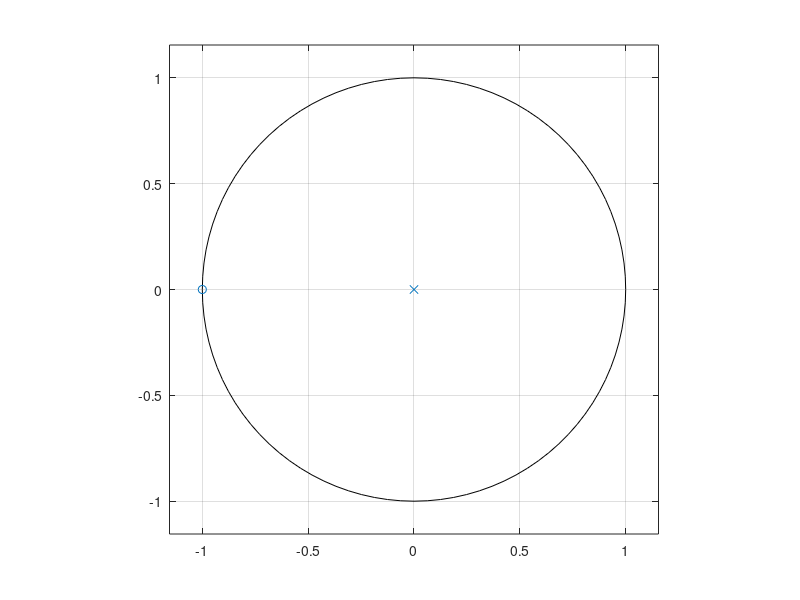
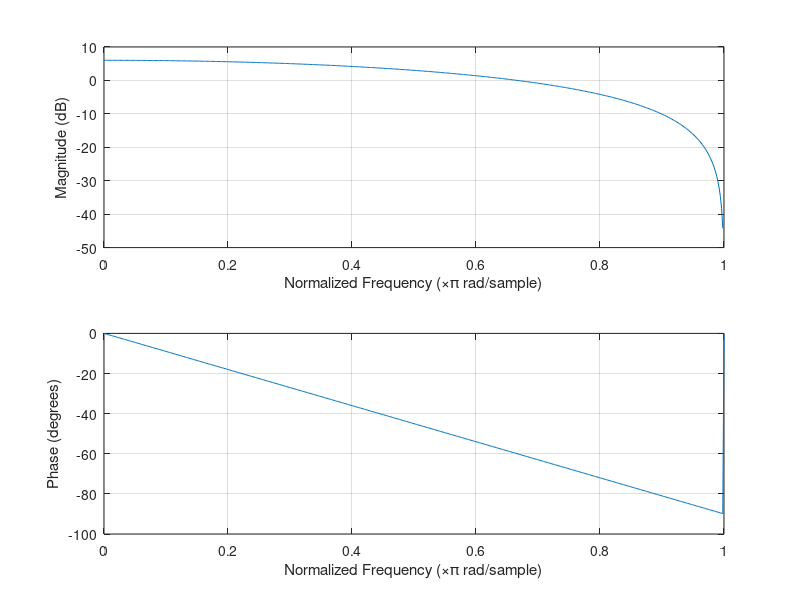
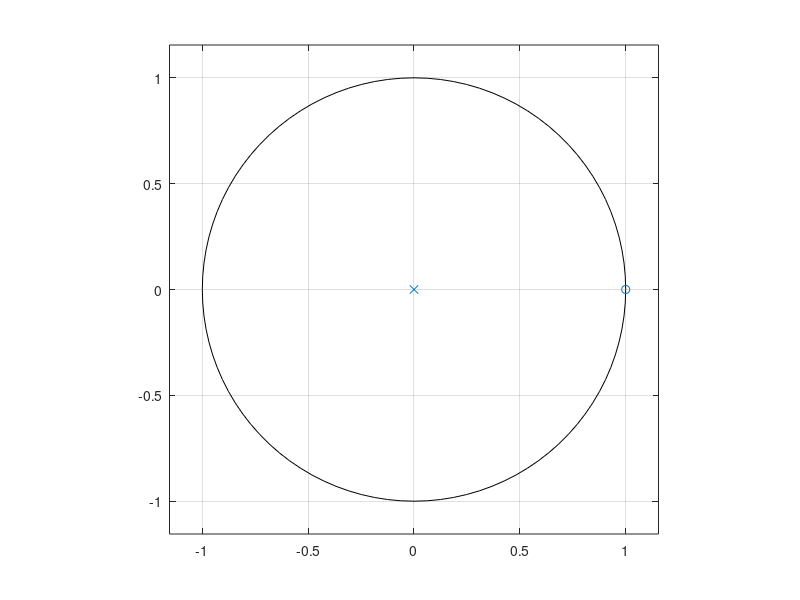
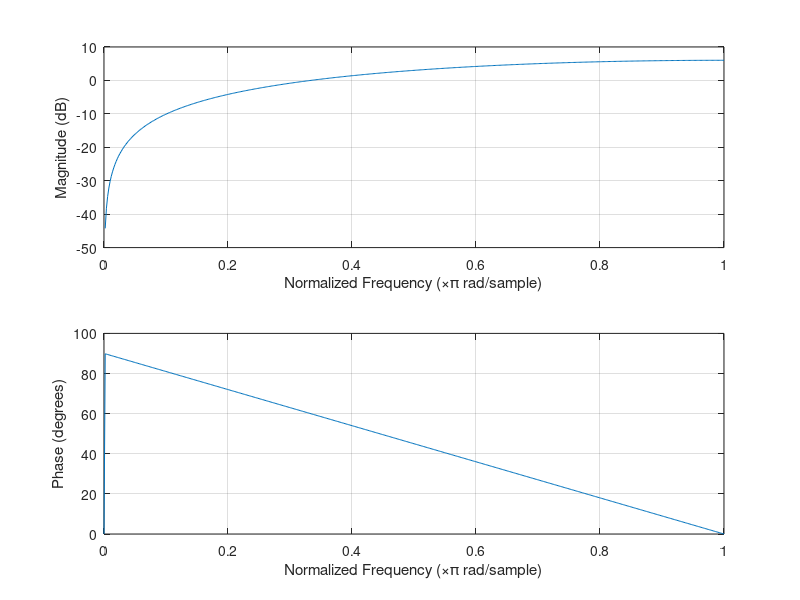

MATLAB code for these plots, in order: (Note: this script raises an error after producing the figures.)
% Exercise 1.1
clear all;
clc
close all;

%% Filter of order 3
zero3 = roots([1,1,1,1]);
pole3 = roots([1,0,0,0]);

%% Filter of order 5
zero5 = roots([1,1,1,1,1,1]);
pole5 = roots([1,0,0,0,0,0]);

%% Plot zplane
% First for order 3
figure(1);
zplane(zero3,pole3)
figure(2);
B3 = poly(zero3);
A3 = poly(pole3);
freqz(B3, A3);
% Then for order 5
figure(3);
zplane(zero5,pole5);
figure(4);
B5 = poly(zero5);
A5 = poly(pole5);
freqz(B5, A5);

%% Moving average order 3
close all;
zero3 = roots(1/(3+1)*[1,1,1,1]);
pole3 = roots([1,0,0,0]);

%% Moving average order 5
zero5 = roots(1/(5+1)*[1,1,1,1,1,1]);
pole5 = roots([1,0,0,0,0,0]);

%% Plot zplane
% First for order 3
figure(1);
zplane(zero3,pole3)
figure(2);
B3 = poly(zero3);
A3 = poly(pole3);
freqz(B3, A3);
% Then for order 5
figure(3);
zplane(zero5,pole5);
figure(4);
B5 = poly(zero5);
A5 = poly(pole5);
freqz(B5, A5);
% Interchange poles and zeros

%% Place zeros
zero = [exp(j*0.1*pi) exp(-j*0.1*pi) exp(j*0.1*pi) exp(-j*0.1*pi)]';
B = poly(zero);
A = 1;
figure(1);
zplane(zero);
figure(2);
freqz(B, A);

%% Place poles with a distance R
R = 0.99;
pole = R*zero;
A = poly(pole);
figure(3);
zplane(zero,pole);
figure(4);
freqz(B, A);

%% Exercise 1.2
% Clear variables and command window
%clear all;
clc;
close all;
%%
% For lowpass set zero = -1 and pole = 0;
fs = 1000;
zero = -1;
pole = 0;
A_low = poly(pole);
B_low = poly(zero);
% Plot the zplane and frequency
figure(1);
zplane(zero,pole);
figure(2);
freqz(B_low, A_low);
% For highpass set zero = 1 and pole = 0;
zero = 1;
pole = 0;
A_high = poly(pole);
B_high = poly(zero);
% Plot the zplane and frequency
figure(3);
zplane(zero,pole);
figure(4);
freqz(B_high, A_high);
% Choose to put poles and zeros on top of each other or same distance from
% the unit circle
r = 1.1;
q = 1/r;
phi=[0, 0.4, 0.8, -0.4, -0.8]*pi;
zero5=r*exp(1i*phi);
pole5=q*exp(1i*phi);
A_allpass = poly(pole5);
B_allpass = poly(zero5);
% Plot the zplane and frequency
figure(5);
zplane(zero5',pole5');
figure(6);
freqz(B_allpass, A_allpass,512,fs);
ylim([-20 5]);

%% Create sinusoid:
f = 20;
[t, sinusoid] = generate_sinusoid(1,f,0,fs,1);
% Lowpass filter sinusoid
sinusoid_low = real(filter(B_low,A_low,sinusoid));
% Plot the alpass filtered sinusoid
figure(1);
plot(t,sinusoid,'r');
hold on;
plot(t,sinusoid_low,'b');
legend('Signal','Filtered signal');
hold off;
xlim([0 1/f*4]);

% Highpass filter sinusoid
sinusoid_high = real(filter(B_high,A_high,sinusoid));
% Plot the alpass filtered sinusoid
figure(2);
plot(t,sinusoid,'r');
hold on;
plot(t,sinusoid_high,'b');
legend('Signal','Filtered signal');
hold off;
xlim([0 1/f*4]);

% Allpass filter sinusoid
sinusoid_allpass = real(filter(B_allpass,A_allpass,sinusoid));
% Plot the alpass filtered sinusoid
figure(3);
plot(t,sinusoid,'r');
hold on;
plot(t,sinusoid_allpass,'b');
legend('Signal','Filtered signal');
hold off;
xlim([0 1/f*4]);
%% Read sound file
filename = 'x.wav';
[soundsignal, fs] = audioread(filename);
dur = length(soundsignal)/fs;
t = 0:1/fs:dur-1/fs;
% Play the sound file
sound(soundsignal,fs);
pause(dur);


%% Filter soundsignal
%NOTE: the filter are the same, since they scale with the sampling
%frequency!
% Lowpass filter soundsignal
soundsignal_low = real(filter(B_low,A_low,soundsignal));
% Plot the alpass filtered soundsignal
figure(1);
plot(t,soundsignal_low,'b');
hold on;
plot(t,soundsignal,'r');
legend('Filtered signal','Signal');
hold off;
xlim([0 dur]);

% Highpass filter soundsignal
soundsignal_high = real(filter(B_high,A_high,soundsignal));
% Plot the alpass filtered soundsignal
figure(2);
plot(t,soundsignal,'r');
hold on;
plot(t,soundsignal_high,'b');
legend('Signal','Filtered signal');
hold off;
xlim([0 dur]);

% Allpass filter soundsignal
soundsignal_allpass = real(filter(B_allpass,A_allpass,soundsignal));
% Plot the alpass filtered soundsignal
figure(3);
plot(t,soundsignal,'r');
hold on;
plot(t,soundsignal_allpass,'b');
legend('Signal','Filtered signal');
hold off;
xlim([0 dur]);

%% Play the lowpass filtered soundsignal
sound(soundsignal_low,fs);
pause(dur);

%% Play the highpass filtered soundsignal
sound(soundsignal_high,fs);
pause(dur);

%% Play the allpass filtered soundsignal
sound(soundsignal_allpass,fs);
sound(soundsignal,fs);
pause(dur);
